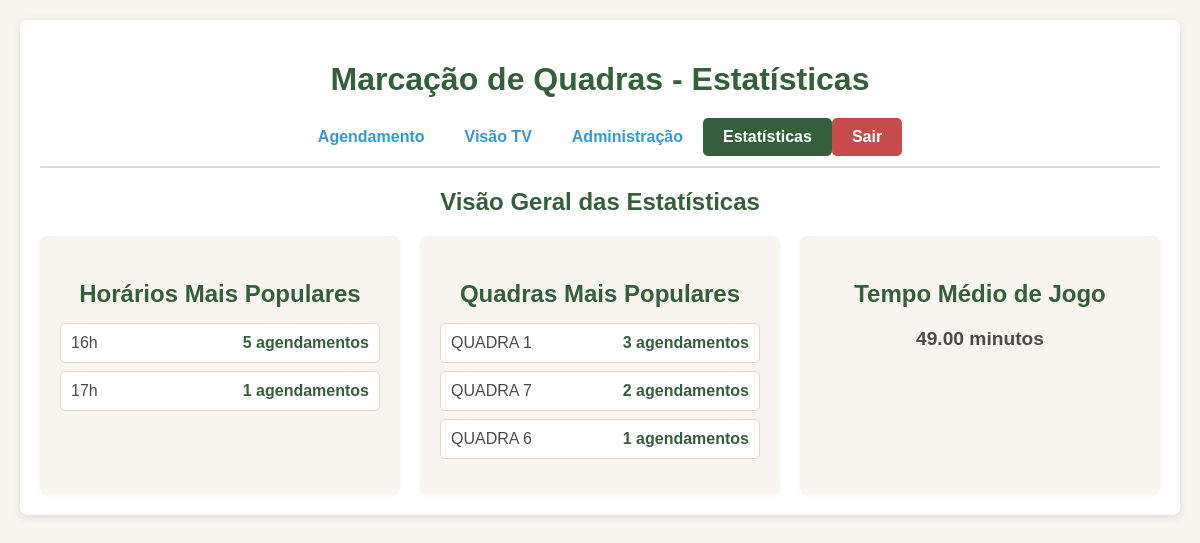
Before: /statistics (signed in) with the older database file.
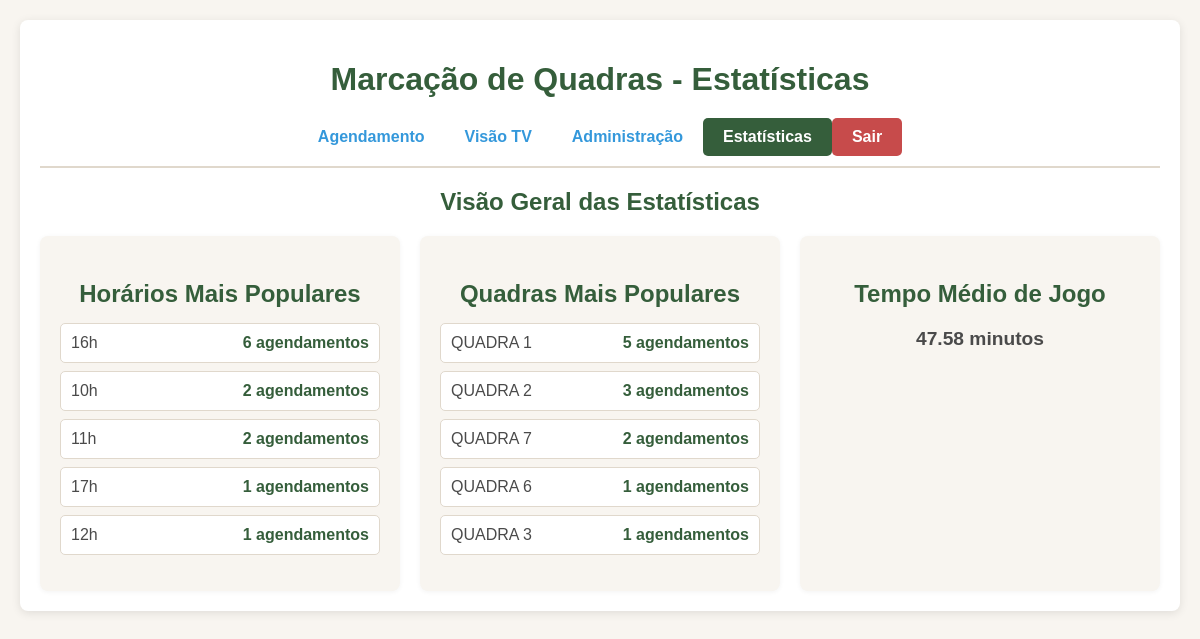
After: the same page with the newer database file.
### tables this page shows
CREATE TABLE bookings (
            id INTEGER PRIMARY KEY AUTOINCREMENT,
            courtId TEXT NOT NULL,
            startTime TEXT NOT NULL,
            endTime TEXT NOT NULL,
            players TEXT NOT NULL, -- Armazenado como JSON string
            status TEXT NOT NULL,
            bookedBy TEXT,
            isBlockBooking INTEGER NOT NULL, -- 0 para False, 1 para True
            blockBookingReason TEXT,
            createdAt TEXT NOT NULL
        );

### app.py (the view)
@app.route('/statistics')
@login_required
@role_required(['admin', 'semi-admin']) # Semi-admin pode ver estatísticas
def statistics_panel():
    all_bookings = get_bookings_db()
    hour_counts = {}
    for booking in all_bookings:
        start_hour = booking['startTime'].hour
        hour_counts[start_hour] = hour_counts.get(start_hour, 0) + 1
    sorted_hours = sorted(hour_counts.items(), key=lambda item: item[1], reverse=True)
    most_popular_hours = [(f"{hour:02d}h", count) for hour, count in sorted_hours[:5]]
    court_counts = {}
    for booking in all_bookings:
        court_counts[booking['courtId']] = court_counts.get(booking['courtId'], 0) + 1
    sorted_courts = sorted(court_counts.items(), key=lambda item: item[1], reverse=True)
    most_popular_courts = [(court, count) for court, count in sorted_courts[:5]]
    total_duration = 0
    count_confirmed = 0
    for booking in all_bookings:
        if not booking.get('isBlockBooking') and booking.get('status') == 'confirmed':
            duration = (booking['endTime'] - booking['startTime']).total_seconds() / 60
            total_duration += duration
            count_confirmed += 1
    average_play_time = (total_duration / count_confirmed) if count_confirmed > 0 else 0
    return render_template('statistics.html',
                           most_popular_hours=most_popular_hours,
                           most_popular_courts=most_popular_courts,
                           average_play_time=average_play_time)

### app.py (called while the page is built)
def get_db():
    if 'db' not in g:
        g.db = sqlite3.connect(DB_FILE, check_same_thread=False)
        g.db.row_factory = sqlite3.Row # Configura o cursor para retornar linhas como objetos Row
    return g.db

def get_user_by_id(user_id):
    conn = get_db()
    cursor = conn.cursor()
    cursor.execute("SELECT id, username, password_hash, role FROM users WHERE id = ?", (user_id,))
    return cursor.fetchone()

@app.before_request
def load_logged_in_user():
    user_id = session.get('user_id')
    if user_id is None:
        g.user = None
    else:
        g.user = get_user_by_id(user_id)

def login_required(view):
    @wraps(view)
    def wrapped_view(**kwargs):
        if g.user is None:
            flash("Você precisa estar logado para acessar esta página.", "error")
            return redirect(url_for('login'))
        return view(**kwargs)
    return wrapped_view

### templates/statistics.html (shortened to what this page needs)
<!DOCTYPE html>
<html lang="pt-BR">
<head>
</head>
<body>
    <div class="container">
        <h1>Marcação de Quadras - Estatísticas</h1>
        <div class="navbar">
            {% if g.user and (g.user.role == 'admin' or g.user.role == 'operator') %}
            <a href="{{ url_for('index') }}">Agendamento</a>
            {% endif %}
            {% if g.user and (g.user.role == 'admin' or g.user.role == 'viewer') %}
            <a href="{{ url_for('tv_view') }}">Visão TV</a>
            {% endif %}
            {% if g.user and g.user.role == 'admin' %}
            <a href="{{ url_for('admin_panel') }}">Administração</a>
            <a href="{{ url_for('statistics_panel') }}" class="active">Estatísticas</a>
            {% endif %}
            {% if g.user %}
            <a href="{{ url_for('logout') }}" style="background-color: var(--color-red-delete); color: white;">Sair</a>
            {% endif %}
        </div>
        <h2>Visão Geral das Estatísticas</h2>
        <div class="statistics-grid">
            <div class="statistic-card">
                <h3>Horários Mais Populares</h3>
                {% if most_popular_hours %}
                <ul>
                    {% for hour, count in most_popular_hours %}
                        <li>{{ hour }} <span class="value">{{ count }} agendamentos</span></li>
                    {% endfor %}
                </ul>
                {% else %}
                <p>Nenhum dado disponível.</p>
                {% endif %}
            </div>
            <div class="statistic-card">
                <h3>Quadras Mais Populares</h3>
                {% if most_popular_courts %}
                <ul>
                    {% for court, count in most_popular_courts %}
                        <li>{{ court }} <span class="value">{{ count }} agendamentos</span></li>
                    {% endfor %}
                </ul>
                {% else %}
                <p>Nenhum dado disponível.</p>
                {% endif %}
            </div>
            <div class="statistic-card">
                <h3>Tempo Médio de Jogo</h3>
                {% if average_play_time > 0 %}
                <p><span class="value">{{ '%.2f' | format(average_play_time) }}</span> minutos</p>
                {% else %}
                <p>Nenhum dado disponível.</p>
                {% endif %}
            </div>
        </div>
    </div>
</body>
</html>

Changed rows visible on the page:
computed for bookings "QUADRA 1": count "3" → "5"
added bookings: courtId "QUADRA 2", count "3"
added bookings: courtId "QUADRA 3", count "1"
Other visible differences:
{{ '%.2f' | format(average_play_time) }}: "49.00" → "47.58"
new list line: "16h 6 agendamentos"
new list line: "10h 2 agendamentos"
new list line: "11h 2 agendamentos"
new list line: "12h 1 agendamentos"
list line gone: "16h 5 agendamentos"
